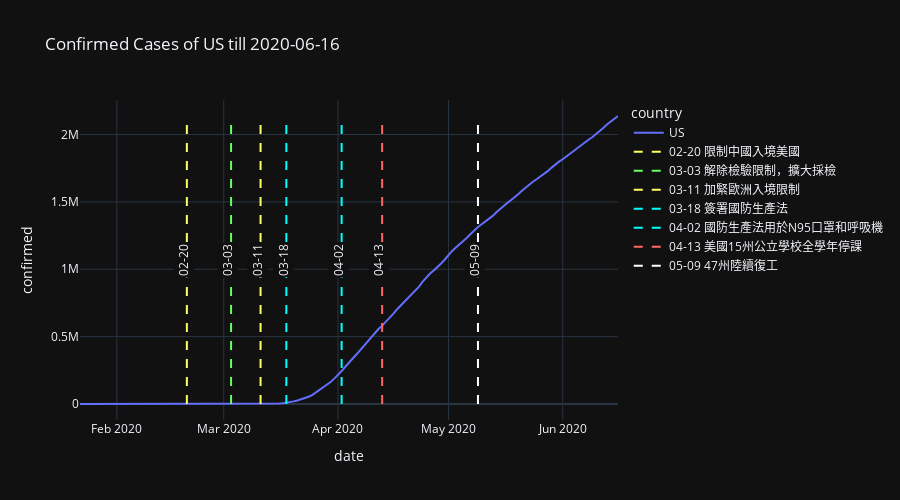

The code cell stored with this chart in its notebook:
### Markdown cell above
### 美國

### Code cell
events = [['02-20', '限制中國入境美國', color_1],
          ['03-03', '解除檢驗限制，擴大採檢', color_2],
          ['03-11', '加緊歐洲入境限制', color_1],
          ['03-18', '簽署國防生產法', color_3],
          ['04-02', '國防生產法用於N95口罩和呼吸機', color_3],
          ['04-13', '美國15州公立學校全學年停課', color_4],
          ['05-09', '47州陸續復工', color_6]]

plot_by_country('US', events)
plot_by_country2('US', events)
plot_by_country3('US', events)

### Figure 1 — Plotly figure (JSON) as saved in the notebook; plotly's stock layout.template omitted (floating-point values rounded to 4 significant figures; data arrays with more than 128 entries replaced by an {"elided": "..."} marker saying what was removed)
{"data": [{"hovertemplate": "country=US<br>date=%{x}<br>confirmed=%{y}<extra></extra>", "legendgroup": "US", "line": {"color": "#636efa", "dash": "solid"}, "mode": "lines", "name": "US", "orientation": "v", "showlegend": true, "type": "scatter", "x": {"elided": "147 str values"}, "xaxis": "x", "y": {"elided": "147 int values"}, "yaxis": "y"}, {"line": {"color": "#ffff66", "dash": "dash"}, "mode": "lines", "name": "02-20 限制中國入境美國", "type": "scatter", "x": ["2020-02-20", "2020-02-20"], "y": [0, 2137549]}, {"line": {"color": "#66ff66", "dash": "dash"}, "mode": "lines", "name": "03-03 解除檢驗限制，擴大採檢", "type": "scatter", "x": ["2020-03-03", "2020-03-03"], "y": [0, 2137549]}, {"line": {"color": "#ffff66", "dash": "dash"}, "mode": "lines", "name": "03-11 加緊歐洲入境限制", "type": "scatter", "x": ["2020-03-11", "2020-03-11"], "y": [0, 2137549]}, {"line": {"color": "#00ffff", "dash": "dash"}, "mode": "lines", "name": "03-18 簽署國防生產法", "type": "scatter", "x": ["2020-03-18", "2020-03-18"], "y": [0, 2137549]}, {"line": {"color": "#00ffff", "dash": "dash"}, "mode": "lines", "name": "04-02 國防生產法用於N95口罩和呼吸機", "type": "scatter", "x": ["2020-04-02", "2020-04-02"], "y": [0, 2137549]}, {"line": {"color": "#ff6666", "dash": "dash"}, "mode": "lines", "name": "04-13 美國15州公立學校全學年停課", "type": "scatter", "x": ["2020-04-13", "2020-04-13"], "y": [0, 2137549]}, {"line": {"color": "#ffffff", "dash": "dash"}, "mode": "lines", "name": "05-09 47州陸續復工", "type": "scatter", "x": ["2020-05-09", "2020-05-09"], "y": [0, 2137549]}], "layout": {"annotations": [{"bgcolor": "#101010", "showarrow": false, "text": "02-20", "textangle": -90, "x": "2020-02-19", "y": 1069000.0}, {"bgcolor": "#101010", "showarrow": false, "text": "03-03", "textangle": -90, "x": "2020-03-02", "y": 1069000.0}, {"bgcolor": "#101010", "showarrow": false, "text": "03-11", "textangle": -90, "x": "2020-03-10", "y": 1069000.0}, {"bgcolor": "#101010", "showarrow": false, "text": "03-18", "textangle": -90, "x": "2020-03-17", "y": 1069000.0}, {"bgcolor": "#101010", "showarrow": false, "text": "04-02", "textangle": -90, "x": "2020-04-01", "y": 1069000.0}, {"bgcolor": "#101010", "showarrow": false, "text": "04-13", "textangle": -90, "x": "2020-04-12", "y": 1069000.0}, {"bgcolor": "#101010", "showarrow": false, "text": "05-09", "textangle": -90, "x": "2020-05-08", "y": 1069000.0}], "height": 500, "legend": {"title": {"text": "country"}, "tracegroupgap": 0}, "title": {"text": "Confirmed Cases of US till 2020-06-16"}, "xaxis": {"anchor": "y", "domain": [0, 1], "title": {"text": "date"}}, "yaxis": {"anchor": "x", "domain": [0, 1], "title": {"text": "confirmed"}}}}
